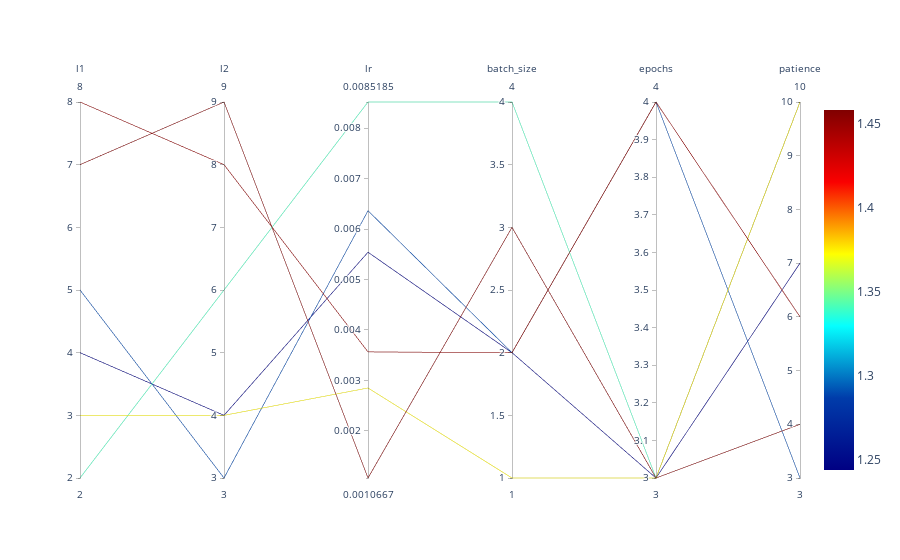

This figure's notebook cell:
### Markdown cell above
## Parallel Coordinates Plot

### Code cell
spot_tuner.parallel_plot()

### Figure 1 — Plotly figure (JSON) as saved in the notebook; plotly's stock layout.template omitted (floating-point values rounded to 4 significant figures)
{"data": [{"dimensions": [{"label": "l1", "range": [2, 8], "values": [8, 5, 2, 4, 7, 3]}, {"label": "l2", "range": [3, 9], "values": [8, 3, 6, 4, 9, 4]}, {"label": "lr", "range": [0.001067, 0.008519], "values": [0.003566, 0.006364, 0.008519, 0.005541, 0.001067, 0.002851]}, {"label": "batch_size", "range": [1, 4], "values": [2, 2, 4, 2, 3, 1]}, {"label": "epochs", "range": [3, 4], "values": [4, 4, 3, 3, 3, 3]}, {"label": "patience", "range": [3, 10], "values": [6, 3, 10, 7, 4, 10]}], "line": {"cmax": 1.458, "cmin": 1.244, "color": [1.452, 1.29, 1.341, 1.244, 1.458, 1.374], "colorscale": [[0, "rgb(0,0,131)"], [0.2, "rgb(0,60,170)"], [0.4, "rgb(5,255,255)"], [0.6, "rgb(255,255,0)"], [0.8, "rgb(250,0,0)"], [1, "rgb(128,0,0)"]], "showscale": true}, "type": "parcoords"}], "layout": {}}
